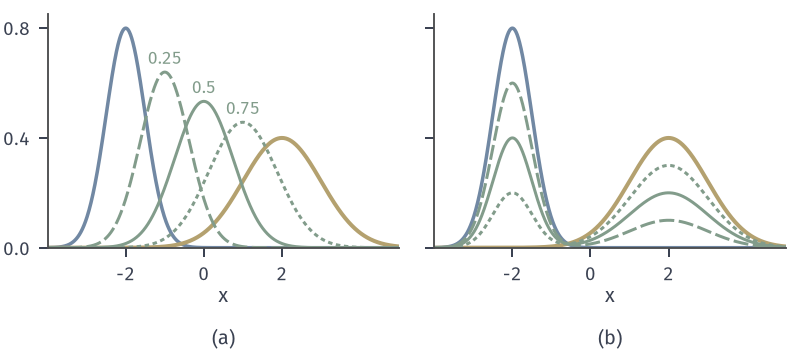

Python code for this plot:
from pathlib import Path
import sys
HERE = Path(__file__).resolve().parent
sys.path.insert(0, str(HERE.parent/'ot-common'))
from common import *
# mu_0 = N(-2, 0.5^2) (blue), mu_1 = N(2, 1) (yellow). Squared cost on the line.
# (a) displacement interpolation mu_t = N((1-t)(-2)+2t, ((1-t)0.5+t)^2), t = 0.25, 0.5, 0.75 (green);
# (b) mixtures (1-t) mu_0 + t mu_1 at the same t (green).  W_2(mu_0,mu_1)^2 = 16 + 0.25 = 16.25.
xs = np.linspace(-4, 5, 900)
def npdf(x, m, s): return np.exp(-(x-m)**2/(2*s*s))/(s*np.sqrt(2*np.pi))
fig, axs = figure(width_mm=112, height_mm=50, ncols=2, sharey=True)
panel(fig, left=.06, right=.99, top=.96, bottom=.3, wspace=.1)
for ax in axs:
    ax.plot(xs, npdf(xs, -2, .5), color=BLUE, lw=1.4)
    ax.plot(xs, npdf(xs, 2, 1), color=YELLOW, lw=1.6)
    ax.set_xlim(-4, 5); ax.set_ylim(0, .85); ax.set_xticks([-2, 0, 2]); ax.set_xlabel('$x$', labelpad=1)
lt = {.25: (0, (5, 1.5)), .5: '-', .75: (0, (1.5, 1.2))}
for t, ls in lt.items():
    m, s = (1-t)*(-2)+2*t, (1-t)*.5+t
    axs[0].plot(xs, npdf(xs, m, s), color=GREEN, lw=1.2, ls=ls)
    axs[1].plot(xs, (1-t)*npdf(xs, -2, .5)+t*npdf(xs, 2, 1), color=GREEN, lw=1.2, ls=ls)
    axs[0].text(m, npdf(m, m, s)+.03, f'{t}', color=GREEN, fontsize=7, ha='center')
axs[0].set_yticks([0, .4, .8])
tags(fig, axs)
save(fig, HERE, 'figure', {'W2sq': 16.25})
